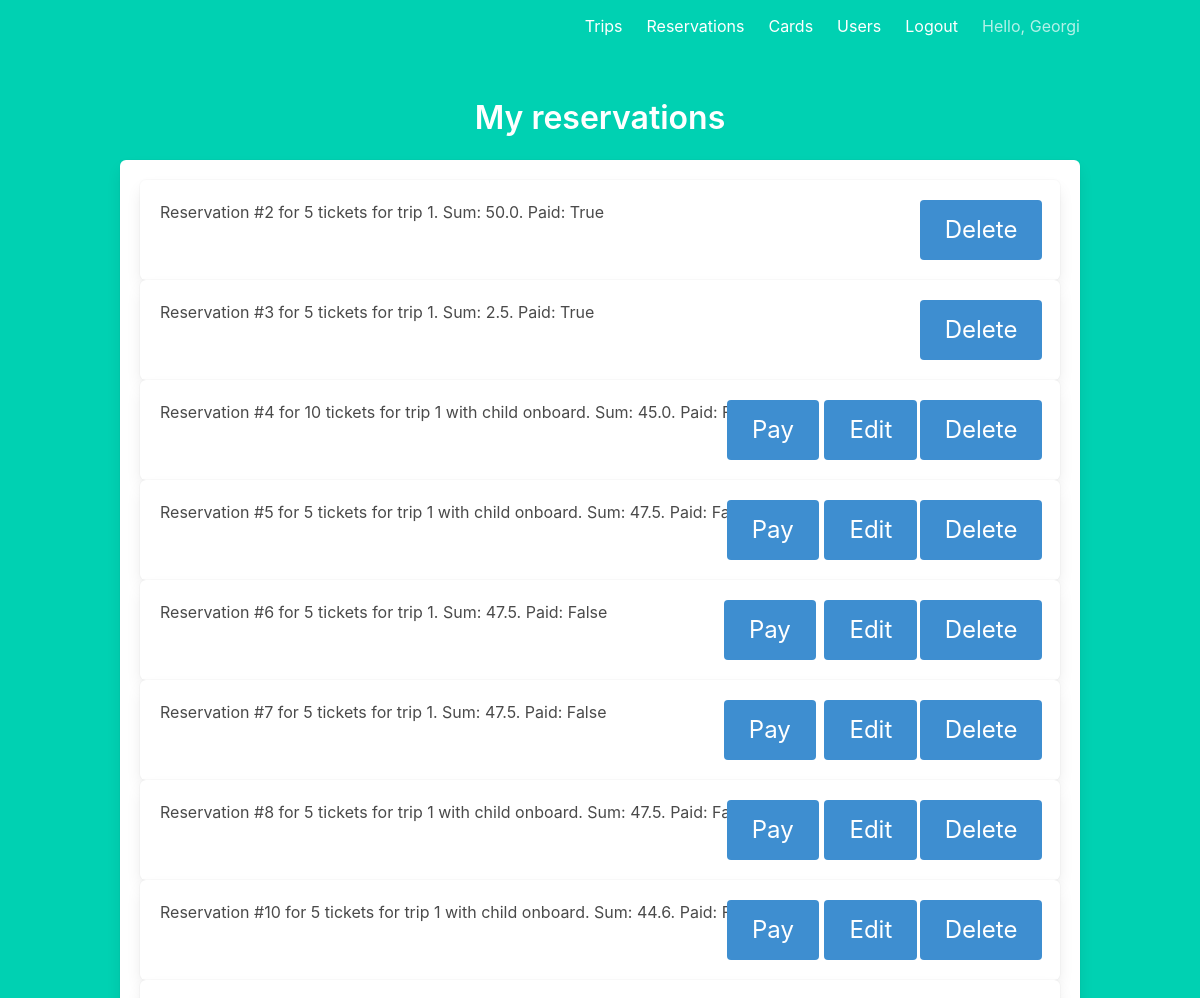
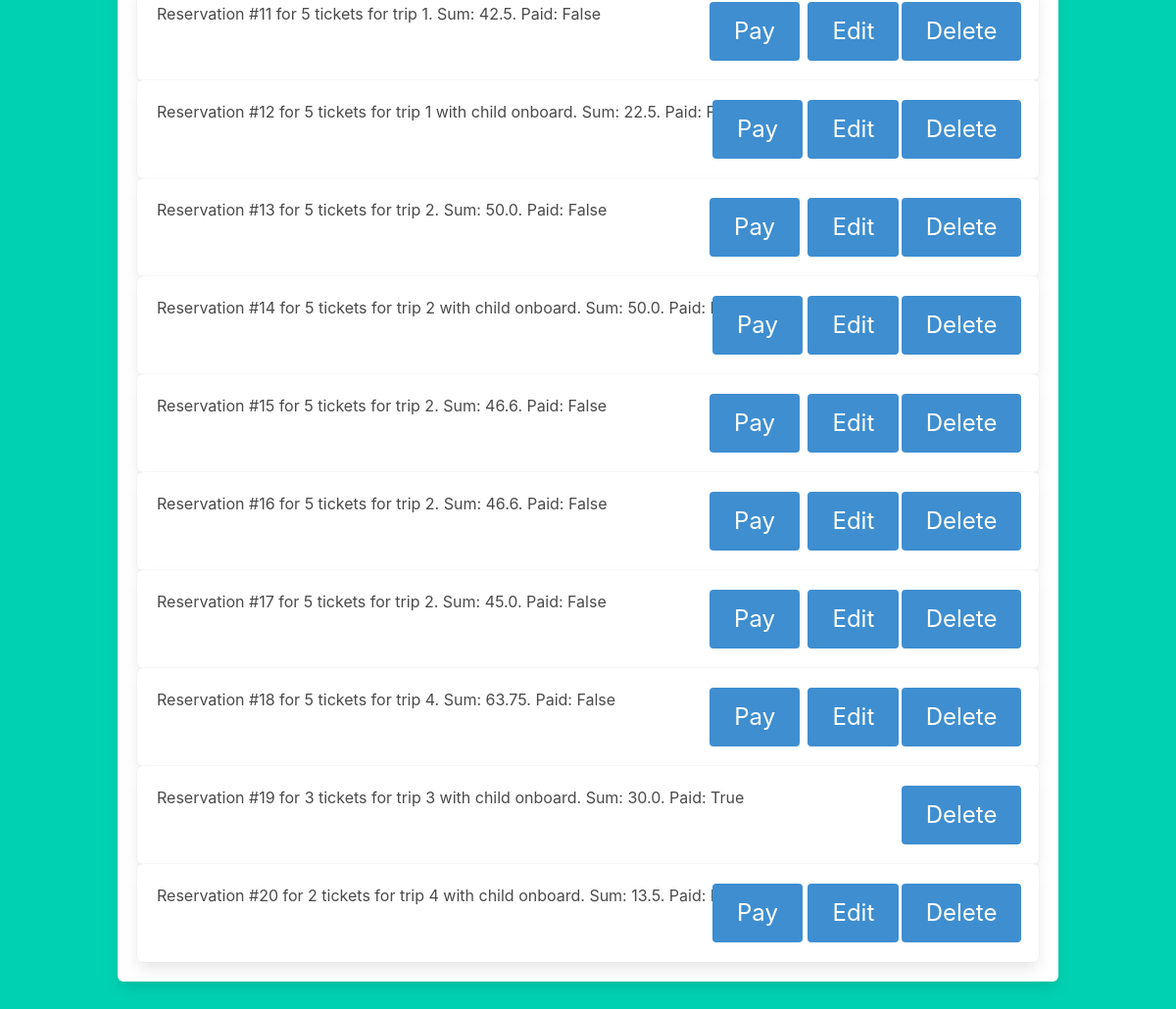
Page /reservations/ (signed in) on the committed database (2 pictures, top to bottom).
### models/user.py (models this page shows, shortened)
class User(db.Model, UserMixin):
    __tablename__ = "user"
    id = db.Column(db.Integer, primary_key=True)
    email = db.Column(db.String(100), unique=True)
    password = db.Column(db.String(100), nullable=False)
    username = db.Column(db.String(100), unique=True)
    firstname = db.Column(db.String(100), nullable=False)
    lastname = db.Column(db.String(100), nullable=False)
    age = db.Column(db.Integer, nullable=False)
    is_admin = db.Column(db.Boolean, nullable=False, default=False)
    train_card = db.relationship("TrainCard", backref="user", lazy=True, uselist=False)
    reservations = db.relationship("Reservation", backref="user", lazy=True)

### models/reservation.py (models this page shows, shortened)
class Reservation(db.Model):
    __tablename__ = "reservation"
    id = db.Column(db.Integer, primary_key=True)
    created_at = db.Column(db.DateTime, nullable=False, default=datetime.datetime.now())
    ticket_numbers = db.Column(db.Integer, nullable=False)
    sum_price = db.Column(db.Float, nullable=False)
    has_child = db.Column(db.Boolean, nullable=False, default=False)
    is_paid_for = db.Column(db.Boolean, nullable=False, default=False)
    trip_id = db.Column(db.Integer, db.ForeignKey("trip.id"), nullable=False)
    user_id = db.Column(db.Integer, db.ForeignKey("user.id"), nullable=False)
    def __repr__(self):
        return "Reservation #%s for %s tickets for trip %s%s. Sum: %s. Paid: %s" % (
            self.id,
            self.ticket_numbers,
            self.trip_id,
            (" with child onboard" if self.has_child else ""),
            self.sum_price,
            self.is_paid_for,
        )

### reservations.py (the view)
@reservations.route("/reservations/")
@login_required
def list():
    if current_user.is_admin:
        reservations = Reservation.query.all()
    else:
        reservations = Reservation.query.filter_by(user_id=current_user.id)
    paid_reservations = []
    for reservation in reservations:
        if not reservation.is_paid_for and (
            (datetime.datetime.now() - reservation.created_at).days > 7
        ):
            db.session.delete(reservation)
            continue
        paid_reservations.append(reservation)
    return render_template("/reservations/list.html", reservations=paid_reservations)

### templates/reservations/list.html (shortened to what this page needs)
{% extends "base.html" %}
{% block content %}
<div class="is-offset-4">
    <h3 class="title">My reservations</h3>
    <div class="box">
        {% if current_user.is_authenticated %}
        <ul>
            {% for reservation in reservations %}
            <li>
                <div class="box">
                    <div style="float: left">
                        {{reservation}}
                    </div>
                    <div style="display: flex; justify-content: flex-end;">
                        {% if not reservation.is_paid_for %}
                        <form style="display:inline-block;" method="POST" action="/reservations/{{reservation.id}}/pay">
                            <div class="field">
                                <button class="button is-block is-info is-large">Pay</button>
                            </div>
                        </form>
                        <a href=" {{ url_for('reservations.edit', id=reservation.id) }}" class="button is-info is-large"
                            style="margin-left: 2%">Edit</a>
                        {% endif %}
                        <form style="display:inline-block;" method="POST"
                            action="/reservations/{{reservation.id}}/delete">
                            <div class="field">
                                <button class="button is-block is-info is-large"
                                    style="margin-left: 2%;">Delete</button>
                            </div>
                        </form>
                    </div>
                </div>
            </li>
            {% endfor %}
        </ul>
        {% endif %}
    </div>
</div>
{% endblock %}

### templates/base.html (shortened to what this page needs)
<!DOCTYPE html>
<html>
<head>
    <link rel="stylesheet" href="https://cdnjs.cloudflare.com/ajax/libs/bulma/0.7.2/css/bulma.min.css" />
</head>
<body>
    <section class="hero is-primary is-fullheight">
        <div class="hero-head">
            <nav class="navbar">
                <div class="container">
                    <div id="navbarMenuHeroA" class="navbar-menu">
                        <div class="navbar-end">
                            {% if current_user.is_authenticated %}
                            <a href="{{ url_for('trips.list') }}" class="navbar-item">
                                Trips
                            </a>
                            <a href="{{ url_for('reservations.list') }}" class="navbar-item">
                                Reservations
                            </a>
                            <a href="{{ url_for('cards.manage') }}" class="navbar-item">
                                Cards
                            </a>
                            {% if current_user.is_admin %}
                            <a href="{{ url_for('users.list') }}" class="navbar-item">
                                Users
                            </a>
                            {% endif %}
                            <a href="{{ url_for('users.logout') }}" class="navbar-item">
                                Logout
                            </a>
                            <p class="navbar-item">
                                Hello, {{current_user.firstname}}
                            </p>
                            {% endif %}
                        </div>
                    </div>
                </div>
            </nav>
        </div>
        <div class="hero-body">
            <div class="container has-text-centered">
                {% block content %}
                {% endblock %}
            </div>
        </div>
    </section>
</body>
</html>

### rows in the picture
User: firstname "Georgi"
Reservation: id+ticket_numbers+trip "Reservation #2 for 5 tickets for trip 1. Sum: 50.0. Paid: True"
Reservation: id+ticket_numbers+trip "Reservation #3 for 5 tickets for trip 1. Sum: 2.5. Paid: True"
Reservation: id+ticket_numbers+trip "Reservation #4 for 10 tickets for trip 1 with child onboard. Sum: 45.0. Paid: False"
Reservation: id+ticket_numbers+trip "Reservation #5 for 5 tickets for trip 1 with child onboard. Sum: 47.5. Paid: False"
Reservation: id+ticket_numbers+trip "Reservation #6 for 5 tickets for trip 1. Sum: 47.5. Paid: False"
Reservation: id+ticket_numbers+trip "Reservation #7 for 5 tickets for trip 1. Sum: 47.5. Paid: False"
Reservation: id+ticket_numbers+trip "Reservation #8 for 5 tickets for trip 1 with child onboard. Sum: 47.5. Paid: False"
Reservation: id+ticket_numbers+trip "Reservation #10 for 5 tickets for trip 1 with child onboard. Sum: 44.6. Paid: False"
Reservation: id+ticket_numbers+trip "Reservation #11 for 5 tickets for trip 1. Sum: 42.5. Paid: False"
Reservation: id+ticket_numbers+trip "Reservation #12 for 5 tickets for trip 1 with child onboard. Sum: 22.5. Paid: False"
Reservation: id+ticket_numbers+trip "Reservation #13 for 5 tickets for trip 2. Sum: 50.0. Paid: False"
Reservation: id+ticket_numbers+trip "Reservation #14 for 5 tickets for trip 2 with child onboard. Sum: 50.0. Paid: False"
Reservation: id+ticket_numbers+trip "Reservation #15 for 5 tickets for trip 2. Sum: 46.6. Paid: False"
Reservation: id+ticket_numbers+trip "Reservation #16 for 5 tickets for trip 2. Sum: 46.6. Paid: False"
Reservation: id+ticket_numbers+trip "Reservation #17 for 5 tickets for trip 2. Sum: 45.0. Paid: False"
Reservation: id+ticket_numbers+trip "Reservation #18 for 5 tickets for trip 4. Sum: 63.75. Paid: False"
Reservation: id+ticket_numbers+trip "Reservation #19 for 3 tickets for trip 3 with child onboard. Sum: 30.0. Paid: True"
Reservation: id+ticket_numbers+trip "Reservation #20 for 2 tickets for trip 4 with child onboard. Sum: 13.5. Paid: False"
